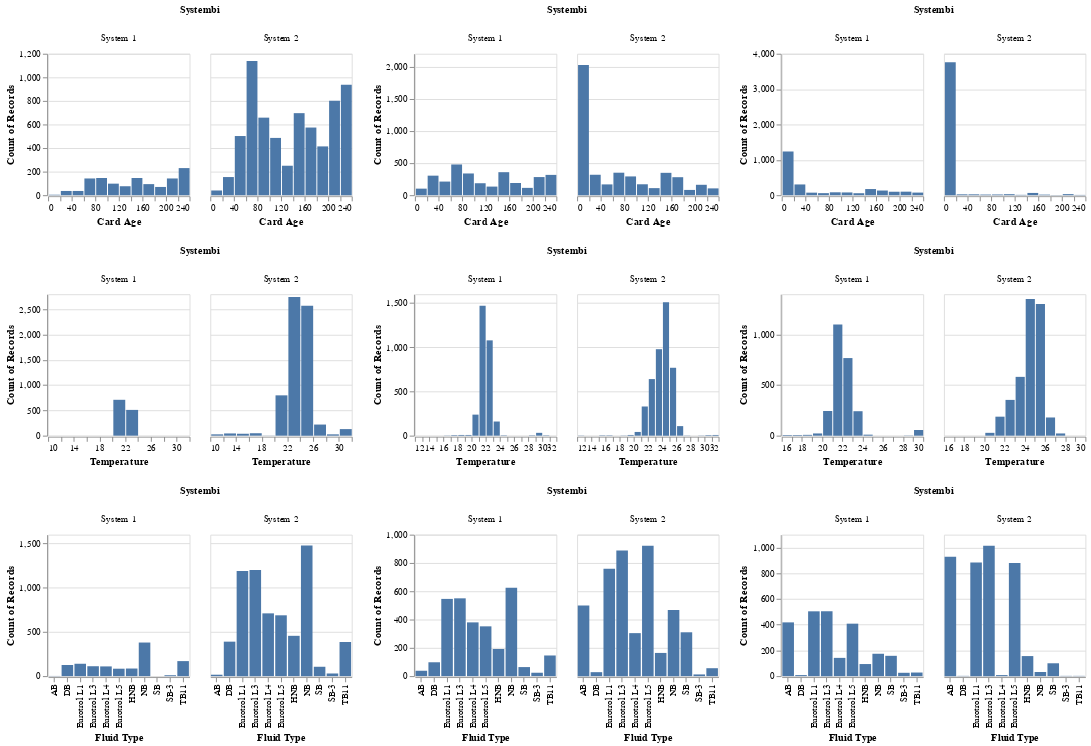

The code cell stored with this chart in its notebook:
### Code cell
# Plot for sensor A sample window
model_euclidean = KMeans(n_clusters=n_clusters, random_state=0, max_iter=10)
y_pred_euclid = model_euclidean.fit_predict(A_sample_window_zero)
df = A_sample_window_zero.reset_index()
df['label'] = y_pred_euclid
df2 = pd.merge(keyByTestID, df[['label','TestID']], how='inner', on=['TestID'])
df2['Type'] = df2['FluidType'].apply(lambda x: 'Eurotrol' if x.startswith('Eurotrol') else 'Blood')
df2['Systembi'] = df2['System'].apply(lambda x: 'System 1' if x=='System 1' else 'System 2')
   
cardage1 = alt.Chart(df2[df2['label']==1]).mark_bar().encode(
    x=alt.X('AgeOfCardInDaysAtTimeOfTest:Q', bin=alt.Bin(maxbins=20),title='Card Age'),
    y='count()'
).properties(width=150, height=150).facet(column='Systembi')
cardage2 = alt.Chart(df2[df2['label']==0]).mark_bar().encode(
    x=alt.X('AgeOfCardInDaysAtTimeOfTest:Q', bin=alt.Bin(maxbins=20),title='Card Age'),
    y='count()'
).properties(width=150, height=150).facet(column='Systembi')
cardage3 = alt.Chart(df2[df2['label']==2]).mark_bar().encode(
    x=alt.X('AgeOfCardInDaysAtTimeOfTest:Q', bin=alt.Bin(maxbins=20),title='Card Age'),
    y='count()'
).properties(width=150, height=150).facet(column='Systembi')

temperature1 = alt.Chart(df2[df2['label']==1]).mark_bar().encode(
    x=alt.X('AmbientTemperature:Q', bin=alt.Bin(maxbins=20),title='Temperature'),
    y='count()'
).properties(width=150, height=150).facet(column='Systembi')
temperature2 = alt.Chart(df2[df2['label']==0]).mark_bar().encode(
    x=alt.X('AmbientTemperature:Q', bin=alt.Bin(maxbins=20),title='Temperature'),
    y='count()'
).properties(width=150, height=150).facet(column='Systembi')
temperature3 = alt.Chart(df2[df2['label']==2]).mark_bar().encode(
    x=alt.X('AmbientTemperature:Q', bin=alt.Bin(maxbins=20),title='Temperature'),
    y='count()'
).properties(width=150, height=150).facet(column='Systembi')

FluidType1 = alt.Chart(df2[df2['label']==1]).mark_bar().encode(
    x=alt.X('FluidType:N', title='Fluid Type'),
    y='count()'
).properties(width=150, height=150).facet(column='Systembi')
FluidType2 = alt.Chart(df2[df2['label']==0]).mark_bar().encode(
    x=alt.X('FluidType:N', title='Fluid Type'),
    y='count()'
).properties(width=150, height=150).facet(column='Systembi')
FluidType3 = alt.Chart(df2[df2['label']==2]).mark_bar().encode(
    x=alt.X('FluidType:N', title='Fluid Type'),
    y='count()'
).properties(width=150, height=150).facet(column='Systembi')

Type1 = alt.Chart(df2[df2['label']==1]).mark_bar().encode(
    x=alt.X('Type:N', title='Fluid Type'),
    y='count()'
).properties(width=150, height=150).facet(column='Systembi')
Type2 = alt.Chart(df2[df2['label']==2]).mark_bar().encode(
    x=alt.X('Type:N', title='Fluid Type'),
    y='count()'
).properties(width=150, height=150).facet(column='Systembi')
Type3 = alt.Chart(df2[df2['label']==2]).mark_bar().encode(
    x=alt.X('Type:N', title='Fluid Type'),
    y='count()'
).properties(width=150, height=150).facet(column='Systembi')

(cardage1 | cardage2 | cardage3) & (temperature1 | temperature2 | temperature3)  & (FluidType1 | FluidType2 | FluidType3)
